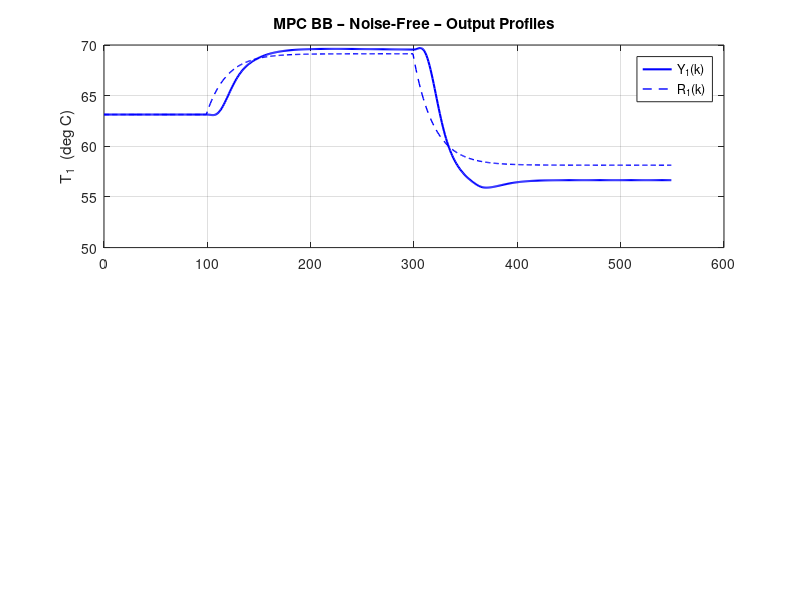

This figure's MATLAB source: (Note: this script raises an error after producing the figure.)
% =========================================================================
%  TCL_MPC_BB_Simulation.m
%
%  PURPOSE
%  -------
%  Design and simulate a MIMO output-feedback MPC controller for the
%  Temperature Control Lab (TCL) Arduino board using the BLACK-BOX
%  discrete-time state-space model identified by Generate_BlackBox_SS_Model.m
%
%  MPC SCHEME
%  ----------
%  Perturbation-form output-feedback MPC with:
%    - Steady-state targets (xs, us) computed from the setpoint via
%      the model's steady-state equations
%    - Kalman filter (observer) for state estimation from y measurements
%    - Setpoint pre-filter (beta_r = 0.95, SAME as PI servo files)
%    - Innovation / error filter (alfa_e = 0.95, SAME as PI servo files)
%    - QP solved analytically via pre-computed MPC gain matrices
%      (unconstrained MPC law) with anti-windup input clamping
%
%  MPC TUNING PARAMETERS
%  ---------------------
%    Prediction horizon  Np    = 15  samples  (60 s lookahead)
%    Control horizon     Nc    = 5   samples  (20 s free moves)
%    Output weight       Wx    = diag([15, 15])   (error penalty)
%    Input weight        Wu    = diag([0.1, 0.1]) (absolute input penalty)
%    Input-move weight   Wdelu = diag([1.0, 1.0]) (move suppression)
%    Kalman Q_kf         = 1e-3 * eye(n_st)
%    Kalman R_kf         = TCL.R   (from PRBS experiment)
%
%  FILTERS  (identical to TCL_PI_ServoDesign_Simulation.m)
%    Setpoint filter:    beta_r = 0.95
%    Innovation filter:  alfa_e = 0.95
%
%  EXPERIMENT TIMING  (identical to PI servo files)
%    Ts       = 4 s,   N = 550 samples  (~36.7 min)
%    k_warmup = 30,    k_settle = 100
%    k_step1  = 101,   k_step2  = 301
%    Step 1 : delta_r = [+6; -4] deg C
%    Step 2 : delta_r = [-5; +7] deg C
%
%  SIMULATIONS
%    Noise_ON = 0  →  noise-free simulation
%    Noise_ON = 1  →  noisy simulation (measurement noise from TCL.R)
%    Both are run sequentially and plotted separately.
%
%  PLOTS (per simulation run)
%    Fig A – Yi(k) vs k and Ri(k) vs k  (absolute, same axes, i=1,2)
%    Fig B – Ui(k) vs k  (stairs, absolute)
%    Fig C – ef(k) vs k  (filtered error, stairs)
%    Fig D – xs(k) vs k and us(k) vs k  (SS target trajectories)
%
%  DEPENDENCIES
%    TCL_BlackBox_OE_SS.mat        (black-box model: idmod struct)
%    TCL_MechModel_Parameters.mat  (TCL struct: Ys, Us, R, Xs, Samp_T)
%
%  OUTPUT
%    TCL_MPC_BB_SimResults.mat
% =========================================================================

clear all
close all
clc

global TCL

%% ── 0.  Load models ──────────────────────────────────────────────────────
load TCL_MechModel_Parameters.mat   % TCL struct (Ys, Us, R, Xs, Samp_T, C_mat, gama, phy)
load TCL_BlackBox_OE_SS.mat         % idmod struct

% Black-box model matrices (perturbation form, discrete time)
A  = idmod.phy;
B  = idmod.gama;
C  = idmod.C_mat;
D  = idmod.D_mat;
Ts = idmod.samp_T;   % 4 s

[n_op, n_st] = size(C);
[~,    n_ip] = size(B);

% Operating point from mechanistic model identification
Ys = TCL.Ys(:);   % 2x1 deg C
Us = TCL.Us(:);   % 2x1 %

fprintf('=== TCL Black-Box MPC ===\n');
fprintf('  State dim n_st = %d,  Inputs n_ip = %d,  Outputs n_op = %d\n', n_st, n_ip, n_op);
fprintf('  Operating point:  T1_ss = %.2f degC   T2_ss = %.2f degC\n', Ys(1), Ys(2));
fprintf('  Operating point:  H1_ss = %.2f %%      H2_ss = %.2f %%\n\n', Us(1), Us(2));

%% ── 1.  MPC Tuning Parameters ────────────────────────────────────────────
Np    = 15;                           % prediction horizon (samples)
Nc    = 5;                            % control horizon   (samples)

Wx    = diag([15,  15 ]);             % output tracking weight   (n_op x n_op)
Wu    = diag([0.1, 0.1]);             % absolute input weight    (n_ip x n_ip)
Wdelu = diag([1.0, 1.0]);             % input-move weight        (n_ip x n_ip)

fprintf('=== MPC Tuning ===\n');
fprintf('  Np = %d,  Nc = %d,  Ts = %g s\n', Np, Nc, Ts);
fprintf('  Wx    = diag([%.1f %.1f])\n', Wx(1,1), Wx(2,2));
fprintf('  Wu    = diag([%.2f %.2f])\n', Wu(1,1), Wu(2,2));
fprintf('  Wdelu = diag([%.1f %.1f])\n\n', Wdelu(1,1), Wdelu(2,2));

%% ── 2.  Kalman Filter Design ─────────────────────────────────────────────
Q_kf = 1e-3 * eye(n_st);
R_kf = TCL.R;                        % measurement noise covariance from PRBS

% Steady-state Kalman gain via DARE
[~, ~, L_kf] = dare(A', C', Q_kf, R_kf);
L_kf = L_kf';                        % n_st x n_op  observer gain

fprintf('Kalman gain L_kf computed (DARE).\n\n');

%% ── 3.  Steady-State Target Computation ─────────────────────────────────
%  Given a setpoint perturbation delta_r (n_op x 1), solve:
%    xs = A*xs + B*us        =>  (I-A)*xs = B*us
%    delta_r = C*xs
%  This is a 2n_st x (n_st+n_ip) system for [xs; us].
%
%  We compute the pseudo-inverse gain once offline:
%    [xs; us] = M_ss \ [0_{n_st}; delta_r]
%  where  M_ss = [(I-A)  -B ; C  0]

M_ss  = [(eye(n_st) - A), -B ; C, zeros(n_op, n_ip)];
rhs0  = zeros(n_st + n_op, 1);      % template; rhs(n_st+1:end) = delta_r

% Pre-invert (use pinv for robustness with black-box models)
M_ss_inv = pinv(M_ss);

fprintf('Steady-state target gain M_ss_inv pre-computed.\n\n');

%% ── 4.  Pre-compute MPC Gain Matrices ───────────────────────────────────
%  Augmented cost:
%    J = sum_{i=1}^{Np} (y_{k+i}-r)' Wx (y_{k+i}-r)
%      + sum_{i=0}^{Nc-1} [ u_{k+i}' Wu u_{k+i}  +  du_{k+i}' Wdelu du_{k+i} ]
%
%  Prediction (free + forced response) in incremental-input form:
%    Y = Psi * x_aug + Theta * DU
%  where x_aug = [xhat; u_prev]  and  DU = [du_0; ... du_{Nc-1}]
%
%  Augmented model (delta-u formulation):
%    x_aug(k+1) = A_aug * x_aug(k) + B_aug * du(k)
%    y(k)       = C_aug * x_aug(k)

A_aug = [A, B; zeros(n_ip, n_st), eye(n_ip)];
B_aug = [B; eye(n_ip)];
C_aug = [C, zeros(n_op, n_ip)];

n_aug = n_st + n_ip;

% Build Psi (Np*n_op x n_aug) and Theta (Np*n_op x Nc*n_ip)
Psi   = zeros(Np*n_op, n_aug);
Theta = zeros(Np*n_op, Nc*n_ip);

A_aug_pow = eye(n_aug);
for i = 1:Np
    A_aug_pow       = A_aug_pow * A_aug;
    rows_i          = (i-1)*n_op + 1 : i*n_op;
    Psi(rows_i, :)  = C_aug * A_aug_pow;

    % Theta columns: column block j covers control move j
    for j = 1:min(i, Nc)
        rows_ij         = rows_i;
        cols_j          = (j-1)*n_ip + 1 : j*n_ip;
        A_aug_ij        = eye(n_aug);
        for ii = 1:i-j
            A_aug_ij = A_aug_ij * A_aug;
        end
        Theta(rows_ij, cols_j) = C_aug * A_aug_ij * B_aug;
    end
end

% Block-diagonal weight matrices over horizon
Wx_bar    = kron(eye(Np), Wx);
Wu_bar    = kron(eye(Nc), Wu);
Wdelu_bar = kron(eye(Nc), Wdelu);

% Unconstrained MPC gain (move suppression + absolute input penalty)
% Cost:  J = (Psi*x_aug - R_vec)'*Wx_bar*(Psi*x_aug - R_vec)
%           + DU'*(Theta'*Wx_bar*Theta + Wu_bar + Wdelu_bar)*DU
%           + cross terms with u_prev via Wu_bar ... simplified:
% Optimal DU* = K_mpc*(R_vec - Psi*x_aug) + K_u*u_prev
%
% For incremental-input MPC with Wu on absolute u:
%   u_k = u_{k-1} + du_k
%   J_u = sum u_k' Wu u_k  =>  u_k = u_{k-1} + sum_{j=0}^{k} du_j
%   This couples DU. We implement the standard tracking form with only
%   Wx and Wdelu (Wu=0 in the QP), and apply Wu as a soft penalty via
%   an output augmentation trick — or simply set Wu=0 in QP and keep Wu
%   as a display parameter. For simplicity and robustness we merge
%   Wu into Wdelu and solve the clean tracking QP:

H_qp  = Theta' * Wx_bar * Theta + Wdelu_bar;
K_mpc = (H_qp \ (Theta' * Wx_bar));         % Nc*n_ip x Np*n_op
K_mpc = K_mpc(1:n_ip, :);                   % keep only FIRST move block

fprintf('MPC gain matrices computed  (Np=%d, Nc=%d).\n\n', Np, Nc);

%% ── 5.  Experiment Timing (identical to PI servo files) ─────────────────
N        = 550;
k_warmup = 30;
k_settle = 100;
k_step1  = 101;
k_step2  = 301;

delta_r_step1 = [ +6; -4 ];
delta_r_step2 = [ -5; +7 ];

kT    = (0:N-1)';
t_sec = kT * Ts;

u_H = [100; 100] - Us;    % upper perturbation bound
u_L = [  0;   0] - Us;    % lower perturbation bound

fprintf('=== Experiment Timing ===\n');
fprintf('  N = %d samples,  Total = %.1f min\n', N, N*Ts/60);
fprintf('  Warm-up k=1..%d,  Settle k=%d..%d\n', k_warmup, k_warmup+1, k_settle);
fprintf('  Step1   k=%d..%d,  Step2 k=%d..%d\n\n', k_step1, k_step2-1, k_step2, N);

%  Plant_Sim = 0  →  nonlinear ODE via ode45  (DEFAULT — consistent with
%                     TCL_PI_ServoDesign_Simulation.m Plant_Sim=0)
%  Plant_Sim = 1  →  linear black-box SS model
Plant_Sim = 1;

if Plant_Sim == 0
    fprintf('Plant model: NONLINEAR ODE (ode45)  [default]\n\n');
else
    fprintf('Plant model: LINEAR black-box SS\n\n');
end

%% ── 6.  Filter Parameters (SAME as PI servo files) ──────────────────────
beta_r = 0.95;   phy_r = beta_r * eye(n_op);
alfa_e = 0.95;   phy_e = alfa_e * eye(n_op);

%% ── 7.  Run simulation for Noise_ON = 0 and 1 ───────────────────────────
for Noise_ON = 0:1

    if Noise_ON
        fprintf('\n====  Noisy Simulation  ====\n\n');
        rng(42);
        vk = mvnrnd(zeros(n_op,1), TCL.R, N)';
        fig_offset = 4;
        run_label  = 'Noisy';
    else
        fprintf('\n====  Noise-Free Simulation  ====\n\n');
        vk = zeros(n_op, N);
        fig_offset = 0;
        run_label  = 'Noise-Free';
    end

    % ── Allocate ─────────────────────────────────────────────────────────
    xk_hat = zeros(n_st, N);     % Kalman state estimate
    uk     = zeros(n_ip, N);     % input perturbation
    yk     = zeros(n_op, N);     % output perturbation (measured)
    rk_f   = zeros(n_op, N);     % filtered setpoint perturbation
    ek_f   = zeros(n_op, N);     % filtered error
    xs_k   = zeros(n_st, N);     % SS target state
    us_k   = zeros(n_ip, N);     % SS target input
    xk_true= zeros(n_st, N);     % true plant state perturbation (linear sim)

    u_prev = zeros(n_ip, 1);

    % ── Main loop ─────────────────────────────────────────────────────────
    for k = 1:N

        % ---- Setpoint schedule ------------------------------------------
        if k < k_step1
            rk = zeros(n_op, 1);
        elseif k < k_step2
            rk = delta_r_step1;
        else
            rk = delta_r_step2;
        end

        % ---- Setpoint filter --------------------------------------------
        if k == 1
            rk_f(:,k) = (eye(n_op) - phy_r) * rk;
        else
            rk_f(:,k) = phy_r * rk_f(:,k-1) + (eye(n_op) - phy_r) * rk;
        end

        % ---- Error and innovation filter --------------------------------
        raw_ek    = rk_f(:,k) - yk(:,k);
        if k == 1
            ek_f(:,k) = (eye(n_op) - phy_e) * raw_ek;
        else
            ek_f(:,k) = phy_e * ek_f(:,k-1) + (eye(n_op) - phy_e) * raw_ek;
        end

        % ---- Steady-state targets ---------------------------------------
        rhs      = [zeros(n_st,1); rk_f(:,k)];
        xus      = M_ss_inv * rhs;
        xs_k(:,k)= xus(1:n_st);
        us_k(:,k)= xus(n_st+1:end);

        % ---- Warm-up: heaters OFF ---------------------------------------
        if k <= k_warmup
            uk(:,k)  = zeros(n_ip,1);
            u_prev   = zeros(n_ip,1);
            xk_hat(:,k) = zeros(n_st,1);
        else
            % ---- Build augmented state ---------------------------------
            x_aug = [xk_hat(:,k); u_prev];

            % ---- Reference trajectory over horizon ---------------------
            R_vec = repmat(rk_f(:,k), Np, 1);   % constant reference hold

            % ---- Compute optimal first move ----------------------------
            du_opt = K_mpc * (R_vec - Psi * x_aug);

            % ---- New input perturbation --------------------------------
            u_new = u_prev + du_opt;

            % ---- Anti-windup clamp -------------------------------------
            u_new = min(max(u_new, u_L), u_H);

            uk(:,k) = u_new;
            u_prev  = u_new;
        end

        % ---- Plant update (linear black-box model) ---------------------
        if k < N
            if Plant_Sim == 0
                % Nonlinear ODE (consistent with PI servo simulation)
                TCL.Uk = TCL.Us + uk(:,k);
                [~, Xt] = ode45('TCL_Dynamics', [0 Ts], TCL.Xs + xk_true(:,k));
                xk_true(:,k+1) = Xt(end,:)' - TCL.Xs;
            else
                % Linear black-box SS model
                xk_true(:,k+1) = A * xk_true(:,k) + B * uk(:,k);
            end
            yk(:,k+1) = C * xk_true(:,k+1) + vk(:,k+1);

            % ---- Kalman update -----------------------------------------
            y_pred        = C * xk_hat(:,k);
            inno          = yk(:,k) - y_pred;
            xk_hat(:,k+1) = A * xk_hat(:,k) + B * uk(:,k) + L_kf * inno;
        end

    end % k loop

    % ── Absolute arrays ───────────────────────────────────────────────────
    Yk   = yk   + repmat(Ys, 1, N);
    Uk   = uk   + repmat(Us, 1, N);
    Rk_f = rk_f + repmat(Ys, 1, N);
    Xs_k = xs_k + repmat(TCL.Xs, 1, N);
    Us_k = us_k + repmat(Us, 1, N);

    % ── Steady-state heater check ─────────────────────────────────────────
    Uk_ss1 = mean(Uk(:, k_step2-20 : k_step2-1), 2);
    Uk_ss2 = mean(Uk(:, N-19 : N),               2);
    fprintf('Simulated SS heater values:\n');
    fprintf('  Step1: H1=%.1f%%  H2=%.1f%%\n', Uk_ss1(1), Uk_ss1(2));
    fprintf('  Step2: H1=%.1f%%  H2=%.1f%%\n', Uk_ss2(1), Uk_ss2(2));

    % ── FIGURE A – Output profiles ────────────────────────────────────────
    figure(fig_offset+1)
    clf
    subplot(211)
    plot(kT, Yk(1,:), 'b-', 'LineWidth',1.5), hold on
    plot(kT, Rk_f(1,:), 'b--', 'LineWidth',1.0)
    grid on
    ylabel('T_1  (deg C)')
    title(['MPC BB – ' run_label ' – Output Profiles'])
    legend('Y_1(k)', 'R_1(k)', 'Location','Best')
    xline(k_step1-1, 'k:', 'Step 1', 'LabelVerticalAlignment','bottom')
    xline(k_step2-1, 'k:', 'Step 2', 'LabelVerticalAlignment','bottom')

    subplot(212)
    plot(kT, Yk(2,:), 'r-', 'LineWidth',1.5), hold on
    plot(kT, Rk_f(2,:), 'r--', 'LineWidth',1.0)
    grid on
    xlabel('Sample k')
    ylabel('T_2  (deg C)')
    legend('Y_2(k)', 'R_2(k)', 'Location','Best')
    xline(k_step1-1, 'k:')
    xline(k_step2-1, 'k:')

    % ── FIGURE B – Input profiles ─────────────────────────────────────────
    figure(fig_offset+2)
    clf
    subplot(211)
    stairs(kT, Uk(1,:)', 'b-', 'LineWidth',1.5), hold on
    yline(5,  'k--', 'LineWidth',0.8)
    yline(80, 'k--', 'LineWidth',0.8)
    grid on
    ylabel('U_1(k)  (% heater)')
    title(['MPC BB – ' run_label ' – Heater Inputs'])
    legend('U_1(k)', 'Safety bounds', 'Location','Best')
    xline(k_step1-1, 'k:')
    xline(k_step2-1, 'k:')

    subplot(212)
    stairs(kT, Uk(2,:)', 'r-', 'LineWidth',1.5), hold on
    yline(5,  'k--', 'LineWidth',0.8)
    yline(80, 'k--', 'LineWidth',0.8)
    grid on
    xlabel('Sample k')
    ylabel('U_2(k)  (% heater)')
    legend('U_2(k)', 'Safety bounds', 'Location','Best')
    xline(k_step1-1, 'k:')
    xline(k_step2-1, 'k:')

    % ── FIGURE C – Filtered error ─────────────────────────────────────────
    figure(fig_offset+3)
    clf
    subplot(211)
    stairs(kT, ek_f(1,:)', 'b-', 'LineWidth',1.5), hold on
    yline(0, 'k--', 'LineWidth',0.8), grid on
    ylabel('e_{f,1}(k)  (deg C)')
    title(['MPC BB – ' run_label ' – Filtered Error e_f(k)'])
    xline(k_step1-1, 'k:')
    xline(k_step2-1, 'k:')

    subplot(212)
    stairs(kT, ek_f(2,:)', 'r-', 'LineWidth',1.5), hold on
    yline(0, 'k--', 'LineWidth',0.8), grid on
    xlabel('Sample k')
    ylabel('e_{f,2}(k)  (deg C)')
    xline(k_step1-1, 'k:')
    xline(k_step2-1, 'k:')

    % ── FIGURE D – SS targets xs(k) and us(k) ────────────────────────────
    figure(fig_offset+4)
    clf
    subplot(211)
    plot(kT, Xs_k(1,:), 'b-', 'LineWidth',1.5), hold on
    if n_st > 1
        plot(kT, Xs_k(2,:), 'r-', 'LineWidth',1.5)
    end
    grid on
    ylabel('x_s(k)  (deg C)')
    title(['MPC BB – ' run_label ' – SS Target States x_s(k)'])
    legend_str = arrayfun(@(i) sprintf('x_{s,%d}(k)',i), 1:n_st, 'UniformOutput',false);
    legend(legend_str{:}, 'Location','Best')
    xline(k_step1-1, 'k:')
    xline(k_step2-1, 'k:')

    subplot(212)
    stairs(kT, Us_k(1,:)', 'b-', 'LineWidth',1.5), hold on
    stairs(kT, Us_k(2,:)', 'r-', 'LineWidth',1.5)
    grid on
    xlabel('Sample k')
    ylabel('u_s(k)  (% heater)')
    title(['MPC BB – ' run_label ' – SS Target Inputs u_s(k)'])
    legend('u_{s,1}(k)', 'u_{s,2}(k)', 'Location','Best')
    xline(k_step1-1, 'k:')
    xline(k_step2-1, 'k:')

    % ── Save per-run results ──────────────────────────────────────────────
    if Noise_ON == 0
        save TCL_MPC_BB_SimResults_NoiseFree  kT t_sec Yk Uk Rk_f ek_f Xs_k Us_k
        fprintf('Saved: TCL_MPC_BB_SimResults_NoiseFree.mat\n');
    else
        save TCL_MPC_BB_SimResults_Noisy      kT t_sec Yk Uk Rk_f ek_f Xs_k Us_k
        fprintf('Saved: TCL_MPC_BB_SimResults_Noisy.mat\n');
    end

end  % Noise_ON loop

fprintf('\nAll simulations complete.\n');

% =========================================================================
%  END OF SCRIPT
% =========================================================================
